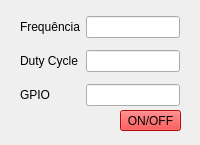
<?xml version="1.0" encoding="UTF-8"?>
<ui version="4.0">
 <class>MainWindow</class>
 <widget class="QMainWindow" name="MainWindow">
  <property name="geometry">
   <rect>
    <x>0</x>
    <y>0</y>
    <width>200</width>
    <height>145</height>
   </rect>
  </property>
  <property name="minimumSize">
   <size>
    <width>200</width>
    <height>145</height>
   </size>
  </property>
  <property name="maximumSize">
   <size>
    <width>200</width>
    <height>145</height>
   </size>
  </property>
  <property name="windowTitle">
   <string>Pulso</string>
  </property>
  <widget class="QWidget" name="centralwidget">
   <widget class="QWidget" name="gridLayoutWidget">
    <property name="geometry">
     <rect>
      <x>20</x>
      <y>10</y>
      <width>160</width>
      <height>103</height>
     </rect>
    </property>
    <layout class="QGridLayout" name="gridLayout">
     <item row="1" column="0">
      <widget class="QLabel" name="label_duty">
       <property name="text">
        <string>Duty Cycle</string>
       </property>
      </widget>
     </item>
     <item row="2" column="0">
      <widget class="QLabel" name="label_gpio">
       <property name="text">
        <string>GPIO</string>
       </property>
      </widget>
     </item>
     <item row="0" column="1">
      <widget class="QLineEdit" name="lineEdit_freq">
       <property name="alignment">
        <set>Qt::AlignCenter</set>
       </property>
      </widget>
     </item>
     <item row="0" column="0">
      <widget class="QLabel" name="label_freq">
       <property name="text">
        <string>Frequência</string>
       </property>
      </widget>
     </item>
     <item row="2" column="1">
      <widget class="QLineEdit" name="lineEdit_gpio">
       <property name="alignment">
        <set>Qt::AlignCenter</set>
       </property>
       <property name="placeholderText">
        <string/>
       </property>
      </widget>
     </item>
     <item row="1" column="1">
      <widget class="QLineEdit" name="lineEdit_duty">
       <property name="alignment">
        <set>Qt::AlignCenter</set>
       </property>
      </widget>
     </item>
    </layout>
   </widget>
   <widget class="QPushButton" name="pushButton">
    <property name="geometry">
     <rect>
      <x>120</x>
      <y>110</y>
      <width>61</width>
      <height>21</height>
     </rect>
    </property>
    <property name="styleSheet">
     <string notr="true">background-color: rgb(255, 10, 10);</string>
    </property>
    <property name="text">
     <string>ON/OFF</string>
    </property>
   </widget>
  </widget>
 </widget>
 <resources/>
 <connections/>
</ui>
